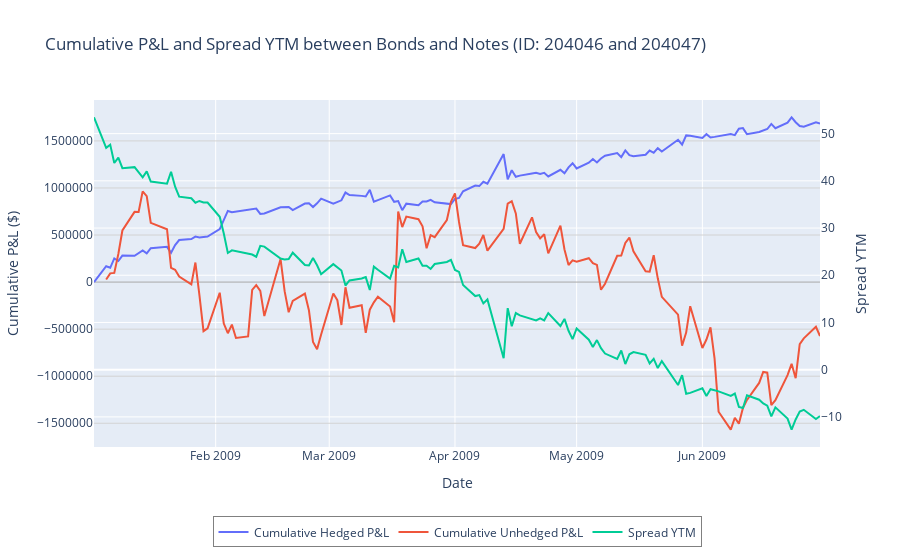

Notebook cell for this chart:
### Code cell
results_df.index = pd.to_datetime(results_df.index, format='%Y-%m-%d')
prices_ts.index = pd.to_datetime(prices_ts.index, format='%Y-%m-%d')
cpn_cash_flows_ts.index = pd.to_datetime(cpn_cash_flows_ts.index, format='%Y-%m-%d')

results_df['unhedged pnl'] = results_df['long'].shift(1) * (prices_ts[ID_LONG].diff() + results_df['long cpn']).fillna(0)
results_df.rename(columns={'net pnl': 'net hedged pnl'}, inplace=True)

# Create figure with secondary y-axis
fig = go.Figure()

# -- Cumulative Hedged P&L Trace
fig.add_trace(
    go.Scatter(
        x=results_df.index,
        y=results_df['net hedged pnl'].cumsum(),
        mode='lines',
        name='Cumulative Hedged P&L',
        yaxis='y'
    )
)

# -- Cumulative Unhedged P&L Trace
fig.add_trace(
    go.Scatter(
        x=results_df.index,
        y=results_df['unhedged pnl'].cumsum(),
        mode='lines',
        name='Cumulative Unhedged P&L',
        yaxis='y'
    )
)

# -- Spread YTM Trace (on a secondary y-axis)
fig.add_trace(
    go.Scatter(
        x=spread_ytm_ts.index,
        y=spread_ytm_ts.iloc[:, 0],  # or specify the exact column if needed
        mode='lines',
        name='Spread YTM',
        yaxis='y2'
    )
)

# Update layout with dual y-axes
fig.update_layout(
    title=f'Cumulative P&L and Spread YTM between Bonds and Notes (ID: {ID_LONG} and {ID_SHORT})',
    xaxis=dict(
        title='Date',
        type='date'
    ),
    yaxis=dict(
        title='Cumulative P&L ($)',
        tickformat=",0f",
        zeroline=True,
        zerolinecolor='darkgray',
        zerolinewidth=1,
        gridcolor='lightgrey'
    ),
    yaxis2=dict(
        title='Spread YTM',
        overlaying='y',   # overlay the second y-axis on the first
        side='right'      # place it on the right
    ),
    legend=dict(
        x=0.5,
        y=-0.2,
        xanchor='center',
        yanchor='top',
        orientation='h',
        bordercolor="Gray",
        borderwidth=1
    )
)

# Show the figure
fig.show()
